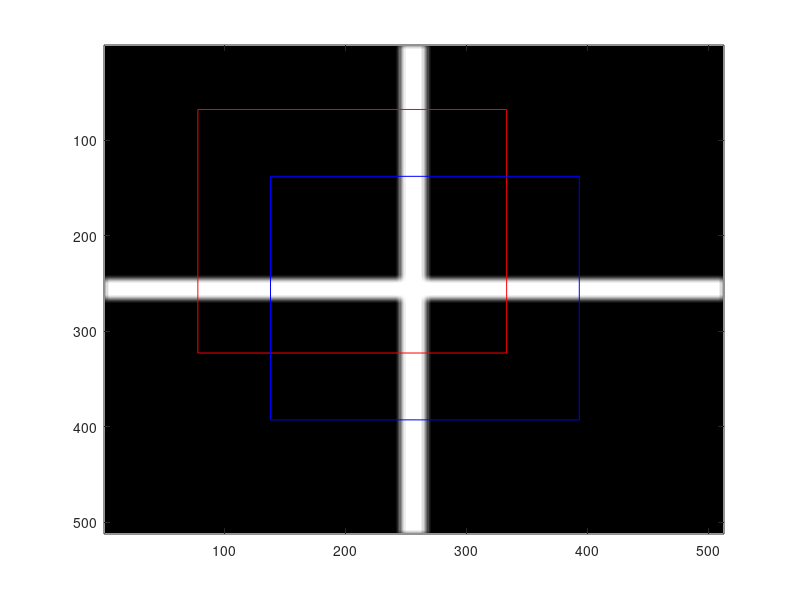

Write MATLAB code to recreate this figure.

bigImSize = [512 512 120];

im1Lims = [bigImSize(1)/2-128 bigImSize(2)/2-128 bigImSize(3)/2-32; bigImSize(1)/2+128-1 bigImSize(2)/2+128-1 bigImSize(3)/2+32-1];
im2Lims = [bigImSize(1)/2-128 bigImSize(2)/2-128 bigImSize(3)/2-32; bigImSize(1)/2+128-1 bigImSize(2)/2+128-1 bigImSize(3)/2+32-1];

im1Lims = im1Lims - [60 50 1;60 50 1];
im2Lims = im2Lims + [10 10 2;10 10 2];

imdata = zeros(bigImSize);
imdata(round(bigImSize(1)/2-10):round(bigImSize(1)/2+10),:,round(bigImSize(3)/2-5):round(bigImSize(3)/2+5)) = 0.9;
imdata(:,round(bigImSize(2)/2-10):round(bigImSize(2)/2+10),round(bigImSize(3)/2-5):round(bigImSize(3)/2+5)) = 0.9;

h = normpdf(-4:4,0,3);
hx = h;
hy = h.';
hz = reshape(h,1,1,9);

smoothIm = convn(imdata,hx,'same');
smoothIm = convn(smoothIm,hy,'same');
smoothIm = convn(smoothIm,hz,'same');

im1 = smoothIm(im1Lims(1,1):im1Lims(2,1),im1Lims(1,2):im1Lims(2,2),im1Lims(1,3):im1Lims(2,3));
im2 = smoothIm(im2Lims(1,1):im2Lims(2,1),im2Lims(1,2):im2Lims(2,2),im2Lims(1,3):im2Lims(2,3));

% Perturb im1 with noise
im1 = im1 + normrnd(0,0.05,size(im1));
im1(im1 < 0) = 0;
im1(im1 > 1) = 1;

% Scale intensity
im1 = im1 * 0.8;

% Perturb im2 with noise
im2 = im2 + normrnd(0,0.05,size(im2));
im2(im2 < 0) = 0;
im2(im2 > 1) = 1;

figure;imagesc(max(smoothIm,[],3));colormap(gray);hold on;
rectangle('Position',[im1Lims(1,2) im1Lims(1,1) im1Lims(2,2)-im1Lims(1,2) im1Lims(2,1)-im1Lims(1,1)], 'EdgeColor','r');
rectangle('Position',[im2Lims(1,2) im2Lims(1,1) im2Lims(2,2)-im2Lims(1,2) im2Lims(2,1)-im2Lims(1,1)], 'EdgeColor','b');

% figure;imagesc(255*max(im1,[],3));colormap(gray);hold on;
% figure;imagesc(255*max(im2,[],3));colormap(gray);hold on;

mkdir('testRegistration1');
mkdir('testRegistration2');

%PerturbedPos
% delta1 = round(normrnd(0,30,[1,2]));
% delta2 = round(normrnd(0,30,[1,2]));
% 
% delta = delta2-delta1

delta1 = [2 3];
delta2 = [-4 -1];

fid = fopen(fullfile('testRegistration1', 'testRegistration1.txt'),'wt');
fprintf(fid, 'DatasetName:testRegistration1\n');
fprintf(fid, 'NumberOfChannels:1\n');
fprintf(fid, 'NumberOfFrames:1\n');
fprintf(fid, ['XDimension:' num2str(size(im1,2)) '\n']);
fprintf(fid, ['YDimension:' num2str(size(im1,1)) '\n']);
fprintf(fid, ['ZDimension:' num2str(size(im1,3)) '\n']);
fprintf(fid, 'XPixelPhysicalSize:1\n');
fprintf(fid, 'YPixelPhysicalSize:1\n');
fprintf(fid, 'ZPixelPhysicalSize:1\n');
% Reverse stage coordinates
% fprintf(fid, 'XPosition:%f\n', round(im1Lims(1,2)+delta1(1))/1e6);
% fprintf(fid, 'YPosition:%f\n', round(im1Lims(1,1)+delta1(2))/1e6);
fprintf(fid, 'XPosition:%f\n', round(im1Lims(1,1)+delta1(2))/1e6);
fprintf(fid, 'YPosition:%f\n', round(im1Lims(1,2)+delta1(1))/1e6);
fclose(fid);

fid = fopen(fullfile('testRegistration2', 'testRegistration2.txt'),'wt');
fprintf(fid, 'DatasetName:testRegistration2\n');
fprintf(fid, 'NumberOfChannels:1\n');
fprintf(fid, 'NumberOfFrames:1\n');
fprintf(fid, ['XDimension:' num2str(size(im2,2)) '\n']);
fprintf(fid, ['YDimension:' num2str(size(im2,1)) '\n']);
fprintf(fid, ['ZDimension:' num2str(size(im2,3)) '\n']);
fprintf(fid, 'XPixelPhysicalSize:1\n');
fprintf(fid, 'YPixelPhysicalSize:1\n');
fprintf(fid, 'ZPixelPhysicalSize:1\n');
% Reverse stage coordinates
% fprintf(fid, 'XPosition:%f\n', round(im2Lims(1,2)+delta2(1))/1e6);
% fprintf(fid, 'YPosition:%f\n', round(im2Lims(1,1)+delta2(2))/1e6);
fprintf(fid, 'XPosition:%f\n', round(im2Lims(1,1)+delta2(2))/1e6);
fprintf(fid, 'YPosition:%f\n', round(im2Lims(1,2)+delta2(1))/1e6);
fclose(fid);


for z=1:size(im1,3)
    imageNameStr = '_c%d_t%04d_z%04d.tif';
    
    imageNameSuffix = sprintf(imageNameStr, 1, 1, z);
    imwrite(im1(:,:,z), fullfile('testRegistration1',['testRegistration1' imageNameSuffix]), 'TIF');
    imwrite(im2(:,:,z), fullfile('testRegistration2',['testRegistration2' imageNameSuffix]), 'TIF');
end

fid = fopen('list.txt','wt');
fprintf(fid, 'testRegistration1\ntestRegistration2\n');
fclose(fid);
